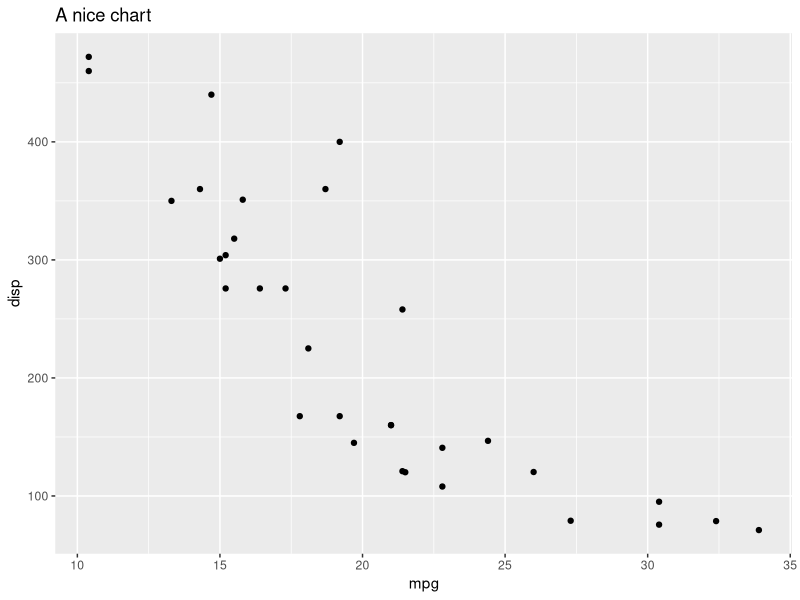

Source code (R):
## ---- chunk 1

library(ggplot2)

## ---- chunk 2

mtcars

ggplot(mtcars, aes(x = mpg, y = disp)) + 
  geom_point() + 
  labs(title = "A nice chart")
